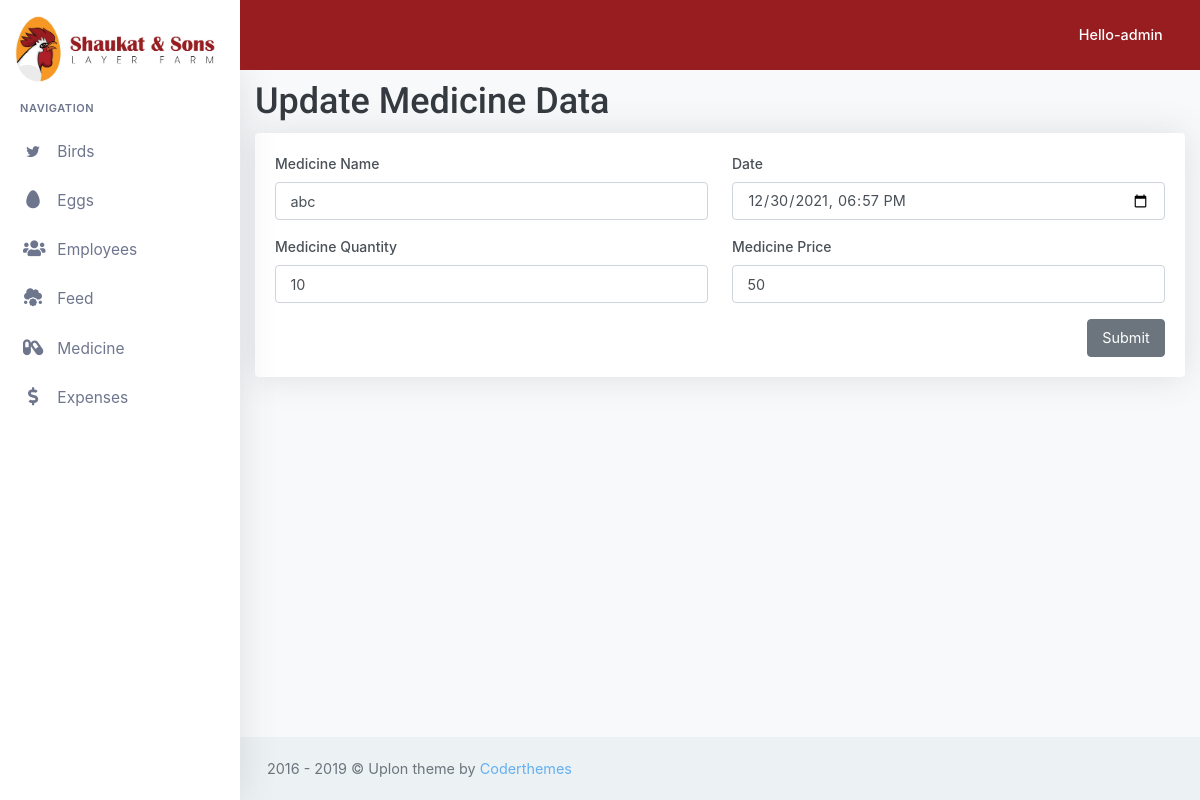
The app's page /medicine/medicine_update/1/ (signed in) with its own data.
### medicine/models.py (models this page shows, shortened)
class medicine_data(models.Model):
    name = models.CharField(max_length=20)
    price = models.IntegerField(default=0)
    quantity = models.IntegerField(default=0)
    date = models.DateTimeField()
    updated_by = models.ForeignKey(User, on_delete=models.SET_NULL, null=True)

### medicine/views.py (the view, shortened to what this page needs)
# urls.py: path('medicine_update/<str:pk>/', views.medicine_update, name='medicine_update'),
@login_required(login_url='/accounts/login')
def medicine_update(request,pk):
  Med_data = medicine_data.objects.get(id=pk)
  context = {'data': Med_data, }
  return render(request, 'medicine_update.html',context)

### medicine/templates/medicine_update.html (shortened to what this page needs)
{% extends 'baseTeamplate.html' %}
{% load static %}
{% block content %}
    <h1>Update Medicine Data</h1>
    <div class="row">
        <div class="col-xl col-md">
            <div class="card-box ">
                <form action="" method="post" enctype="multipart/form-data">
                    <div class="row">
                        <div class="col-xl-6">
                            <div class="form-group">
                                <label>Medicine Name</label>
                                <input type="text" class="form-control" name="update-med-name" value="{{ data.name }}"
                                       placeholder="Medicine Name">
                            </div>
                        </div>
                        <div class="col-xl-6">
                            <div class="form-group">
                                <label>Date</label>
                                <input type="datetime-local" class="form-control" name="update-med-date" value="{{data.date|date:'Y-m-d'}}T{{data.date|time:'H:i:s'}}">
                            </div>
                        </div>
                    </div>
                    <div class="row">
                        <div class="col-xl-6">
                            <div class="form-group">
                                <label>Medicine Quantity</label>
                                <input type="text" class="form-control" name="update-med-quantity"  value="{{ data.quantity }}"
                                       placeholder="Medicine Quantity">
                            </div>
                        </div>
                        <div class="col-xl-6">
                            <div class="form-group">
                                <label>Medicine Price</label>
                                <input type="text" class="form-control" name="update-med-price"  value="{{ data.price }}" placeholder="Medicine Price">
                            </div>
                            <button type="submit" class="btn btn-secondary float-right">Submit</button>
                        </div>
                    </div>
                </form>
            </div>
        </div>
    </div>
    </div>
    </div>
{% endblock %}

### templates/baseTeamplate.html (shortened to what this page needs)
{% load static %}
<!DOCTYPE html>
<html lang="en">
<head>
    <link href="{% static 'libs/datatables/dataTables.bootstrap4.min.css' %}" rel="stylesheet" type="text/css"/>
    <link href="{% static 'libs/datatables/buttons.bootstrap4.min.css' %}" rel="stylesheet" type="text/css"/>
    <link href="{% static 'libs/datatables/responsive.bootstrap4.min.css' %}" rel="stylesheet" type="text/css"/>
    <link href="{% static 'libs/datatables/select.bootstrap4.min.css' %}" rel="stylesheet" type="text/css"/>
    <link href="{% static 'css/bootstrap.min.css' %}" rel="stylesheet" type="text/css" id="bootstrap-stylesheet"/>
    <link href="{% static 'css/icons.min.css' %}" rel="stylesheet" type="text/css"/>
    <link href="{% static 'css/app.css' %}" rel="stylesheet" type="text/css" id="app-stylesheet"/>
    <link href="{% static 'sj.css' %}" rel="stylesheet" type="text/css" id="app-stylesheet"/>
</head>
<body>
<div id="wrapper">
    <div class="navbar-custom">
        <ul class="list-unstyled topnav-menu float-right mb-0">
            <li class="dropdown notification-list">
                <a class="nav-link dropdown-toggle nav-user mr-0 waves-effect waves-light" data-toggle="dropdown"
                   href="#" role="button" aria-haspopup="false" aria-expanded="false">
                    <span class="hello-msg d-none d-sm-inline-block ml-1 font-weight-medium" style="color: white; "> Hello-{{ request.user }}</span>
                    <i class="mdi mdi-chevron-down d-none d-sm-inline-block"></i>
                </a>
            </li>
        </ul>
        <div class="logo-box">
            <a href="#" class="logo text-center logo-dark">
                        <span class="logo-lg">
                  <img src="{% static 'logo.jpeg' %}" style="width:100%">
                        </span>
            </a>
        </div>
        <ul class="list-unstyled topnav-menu topnav-menu-left m-0">
            <li>
                <button class="button-menu-mobile waves-effect waves-light">
                    <i class="mdi mdi-menu"></i>
                </button>
            </li>
        </ul>
    </div>
    <div class="left-side-menu">
        <div class="slimscroll-menu">
            <div id="sidebar-menu">
                <ul class="metismenu" id="side-menu">
                    <li class="menu-title">Navigation</li>
                    <li>
                        <a href="javascript: void(0);">
                            <i class="typcn typcn-social-twitter"></i>
                            <span> Birds </span>
                            <span class="menu-arrow"></span>
                        </a>
                    </li>
                    <li>
                        <a href="javascript: void(0);">
                            <i class="fas fa-egg"></i>
                            <span> Eggs </span>
                            <span class="menu-arrow"></span>
                        </a>
                    </li>
                    <li>
                        <a href="javascript: void(0);">
                            <i class="fas fa-users"></i>
                            <span> Employees </span>
                            <span class="menu-arrow"></span>
                        </a>
                    </li>
                    <li>
                        <a href="javascript: void(0);">
                            <i class="fas fa-cloud-meatball"></i>
                            <span> Feed </span>
                            <span class="menu-arrow"></span>
                        </a>
                    </li>
                    <li>
                        <a href="javascript: void(0);">
                            <i class="fas fa-capsules"></i>
                            <span> Medicine </span>
                            <span class="menu-arrow"></span>
                        </a>
                    </li>
                    <li>
                        <a href="javascript: void(0);">
                            <i class="fas fa-dollar-sign"></i>
                            <span> Expenses </span>
                            <span class="menu-arrow"></span>
                        </a>
                    </li>
                </ul>
            </div>
        </div>
    </div>
    <div class="content-page">
        {% block content %}
        {% endblock %}
    <footer class="footer">
        <div class="container-fluid">
            <div class="row">
                <div class="col-md-12">
                    2016 - 2019 &copy; Uplon theme by <a href="">Coderthemes</a>
                </div>
            </div>
        </div>
    </footer>
</body>
</html>

### records on screen
medicine_data: update-med-name "abc", update-med-date "12/30/2021 18:57", update-med-quantity "10", update-med-price "50"

### other values on screen
{{ request.user }} "admin"
